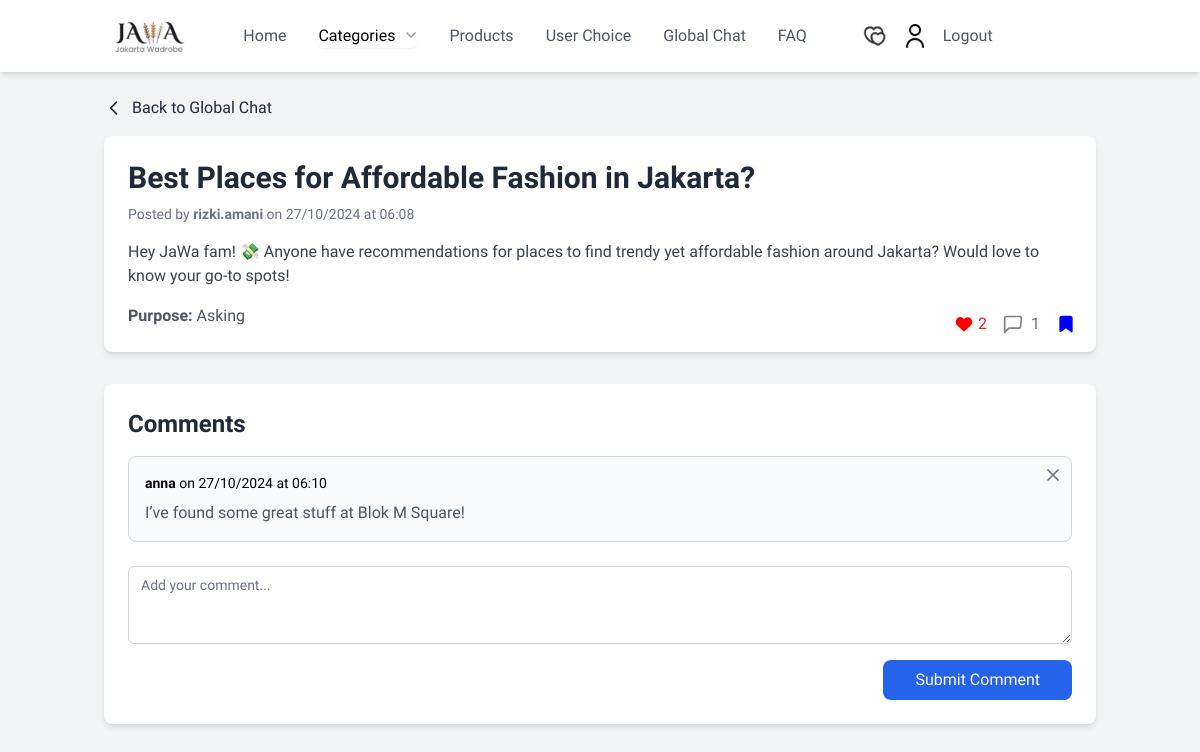
Page /globalChat/forum/12/ (signed in) on the committed database.
### globalChat/models.py (models this page shows, shortened)
class Forum(models.Model):
    TITLE_MAX_LENGTH = 75
    PURPOSE_CHOICES = [
        ('Asking', 'Asking'),
        ('Sharing', 'Sharing'),
        ('Open Discussion', 'Open Discussion'),
        ('Other', 'Other'),
    ]
    title = models.CharField(max_length=TITLE_MAX_LENGTH)
    description = models.TextField()
    purpose = models.CharField(max_length=20, choices=PURPOSE_CHOICES)
    user = models.ForeignKey(User, on_delete=models.CASCADE)  # Connects to the Django User
    posted_time = models.DateTimeField(default=timezone.now)
    likes = models.ManyToManyField(User, related_name='forum_likes', blank=True)
    bookmarks = models.ManyToManyField(User, related_name="bookmarked_forums", blank=True)

class Comment(models.Model):
    forum = models.ForeignKey(Forum, related_name='comments', on_delete=models.CASCADE)
    user = models.ForeignKey(User, on_delete=models.CASCADE, related_name='globalchat_comments')
    text = models.TextField()
    posted_time = models.DateTimeField(default=timezone.now)

### globalChat/views.py (the view)
# urls.py: path('forum/<int:forum_id>/', views.detail_chat, name='detail_chat'),  # Routing untuk detail chat
@login_required(login_url="main:login")
def detail_chat(request, forum_id):
    forum = get_object_or_404(Forum, id=forum_id)
    comments = Comment.objects.filter(forum=forum).order_by('-posted_time')
    if request.method == 'POST':
        form = CommentForm(request.POST)
        if form.is_valid():
            comment = form.save(commit=False)
            comment.forum = forum
            comment.user = request.user  # Menyimpan user yang berkomentar
            comment.save()
            return redirect('globalChat:detail_chat', forum_id=forum.id)
    else:
        form = CommentForm()
    context = {
        'forum': forum,
        'comments': comments,
        'form': form,
    }
    return render(request, 'detail_chat.html', context)

### globalChat/forms.py
class CommentForm(forms.ModelForm):
    class Meta:
        model = Comment
        fields = ['text']
        widgets = {
            'text': forms.Textarea(attrs={
                'class': 'appearance-none rounded-none relative block w-full px-3 py-2 border border-gray-300 placeholder-gray-500 text-gray-900 rounded-md focus:outline-none focus:ring-blue-500 focus:border-blue-500 sm:text-sm',
                'placeholder': 'Add your comment...',
                'rows': 3,  # mengatur tinggi menjadi lebih kecil
                'cols': 50,  # opsional, untuk mengatur lebar
            }),
        }

### globalChat/templates/detail_chat.html (shortened to what this page needs)
<!DOCTYPE html>
<html lang="en">
<head>
    <link href="https://cdn.jsdelivr.net/npm/tailwindcss@2.2.19/dist/tailwind.min.css" rel="stylesheet">
</head>
<body class="bg-gray-100" style="font-family: 'Urbanist', sans-serif;">
    <div class="fixed top-0 left-0 right-0 z-50 bg-white shadow-md">
        {% include "navbar.html" %}
    </div>
    <div class="container mx-auto mt-24 px-4">
        <a href="{% url 'globalChat:global_chat' %}" class="flex items-center text-gray-800 hover:text-gray-300 mb-4">
            <svg xmlns="http://www.w3.org/2000/svg" class="h-5 w-5 mr-2" fill="none" viewBox="0 0 24 24" stroke="currentColor">
                <path stroke-linecap="round" stroke-linejoin="round" stroke-width="2" d="M15 19l-7-7 7-7" />
            </svg>
            Back to Global Chat
        </a>
        <div class="relative bg-white shadow-md rounded-lg p-6">
            <div class="flex justify-between items-start">
                <div>
                    <h1 class="text-3xl font-bold text-gray-800">{{ forum.title }}</h1>
                    <p class="mt-2 text-sm text-gray-500">Posted by <strong>{{ forum.user }}</strong> on {{ forum.posted_time|date:"d/m/Y"}} at {{ forum.posted_time|time:"H:i" }}</p>
                    <p class="mt-4 text-gray-700">{{ forum.description }}</p>
                    <p class="mt-4 text-gray-600"><strong>Purpose:</strong> {{ forum.purpose }}</p>
                </div>
            </div>
            <div class="absolute bottom-4 right-4 flex space-x-4 text-gray-600">
            <a href="javascript:void(0);"
            onclick="toggleLike({{ forum.id }})"
            id="like-button"
            class="flex items-center {% if request.user in forum.likes.all %}text-red-600{% else %}text-gray-600{% endif %} hover:text-red-600">
             <svg xmlns="http://www.w3.org/2000/svg" class="h-5 w-5 mr-1"
                 fill="{% if request.user in forum.likes.all %}red{% else %}none{% endif %}"
                 viewBox="0 0 24 24"
                 stroke="{% if request.user in forum.likes.all %}red{% else %}gray{% endif %}">
                 <path stroke-linecap="round" stroke-linejoin="round" stroke-width="2"
                     d="M4.318 6.318a4.5 4.5 0 000 6.364L12 20l7.682-7.318a4.5 4.5 0 10-6.364-6.364L12 7.293l-1.318-1.318a4.5 4.5 0 00-6.364 0z" />
             </svg>
             <span id="like-count">{{ forum.likes.count }}</span>
         </a>
            <a href="#" class="flex items-center text-gray-500 hover:text-gray-500">
                <svg xmlns="http://www.w3.org/2000/svg" class="h-5 w-5 mr-1" viewBox="0 0 24 24" fill="none" stroke="#808080" stroke-width="2" stroke-linecap="round" stroke-linejoin="round">
                    <path d="M21 15a2 2 0 01-2 2H7l-5 5V5a2 2 0 012-2h16a2 2 0 012 2z"></path>
                </svg>
                <span class="ml-1">{{ comments.count }}</span>
            </a>
            <a href="javascript:void(0);"
            onclick="toggleBookmark({{ forum.id }})"
            id="bookmark-button"
            class="flex items-center {% if request.user in forum.bookmarks.all %}text-blue-600{% else %}text-gray-600{% endif %} hover:text-blue-600">
                <svg xmlns="http://www.w3.org/2000/svg" class="h-5 w-5 mr-1"
                    fill="{% if request.user in forum.bookmarks.all %}blue{% else %}none{% endif %}"
                    viewBox="0 0 24 24"
                    stroke="{% if request.user in forum.bookmarks.all %}blue{% else %}gray{% endif %}">
                    <path stroke-linecap="round" stroke-linejoin="round" stroke-width="2"
                        d="M5 5v16l7-5 7 5V5a2 2 0 00-2-2H7a2 2 0 00-2 2z" />
                </svg>
            </a>
            </div>
        </div>
        <div class="mt-8 bg-white shadow-md rounded-lg p-6">
            <h2 class="text-2xl font-semibold text-gray-800">Comments</h2>
            <div class="mt-4 space-y-4">
                {% if comments %}
                    {% for comment in comments %}
                    <div class="bg-gray-50 p-4 rounded-lg border border-gray-300 relative">
                        <p class="text-sm text-black">
                            <strong>{{ comment.user }}</strong> on {{ comment.posted_time|date:"d/m/Y" }} at {{ comment.posted_time|time:"H:i" }}
                        </p>
                        <p class="text-gray-600 mt-2" style="word-break: break-word; white-space: normal;">{{ comment.text }}</p>
                        {% if comment.user == user or forum.user == user %}
                        <div class="absolute top-2 right-2">
                            <a href="{% url 'globalChat:delete_comment' comment.id %}" class="text-gray-500 hover:text-red-400" onclick="return confirm('Are you sure you want to delete this comment?');">
                                <svg xmlns="http://www.w3.org/2000/svg" class="h-5 w-5" fill="none" viewBox="0 0 24 24" stroke="currentColor">
                                    <path stroke-linecap="round" stroke-linejoin="round" stroke-width="2" d="M6 18L18 6M6 6l12 12" />
                                </svg>
                            </a>
                        </div>
                        {% endif %}
                    </div>
                    {% endfor %}
                {% else %}
                    <p class="text-gray-600">No comments yet. Be the first to leave a comment!</p>
                {% endif %}
            </div>
            <form action="{% url 'globalChat:detail_chat' forum.id %}" method="POST" class="mt-6">
                {{ form.text }}
                <div class="flex justify-end">
                    <button type="submit" class="bg-blue-600 text-white px-8 py-2 mt-4 rounded-lg hover:bg-blue-500">
                        Submit Comment
                    </button>
                </div>
            </form>
        </div>
</body>
</html>

### rows in the picture
Forum: title "Best Places for Affordable Fashion in Jakarta?", user "rizki.amani", posted_time "27/10/2024", posted_time "06:08", description "Hey JaWa fam! 💸 Anyone have recommendations for places to find trendy yet affordable fashion around Jakarta? Would love to know your go-to spots!", purpose "Asking", likes.count "2"
Comment: user "anna", posted_time "27/10/2024", posted_time "06:10", text "I’ve found some great stuff at Blok M Square!"

### other values in the picture
{{ comments.count }} "1"
